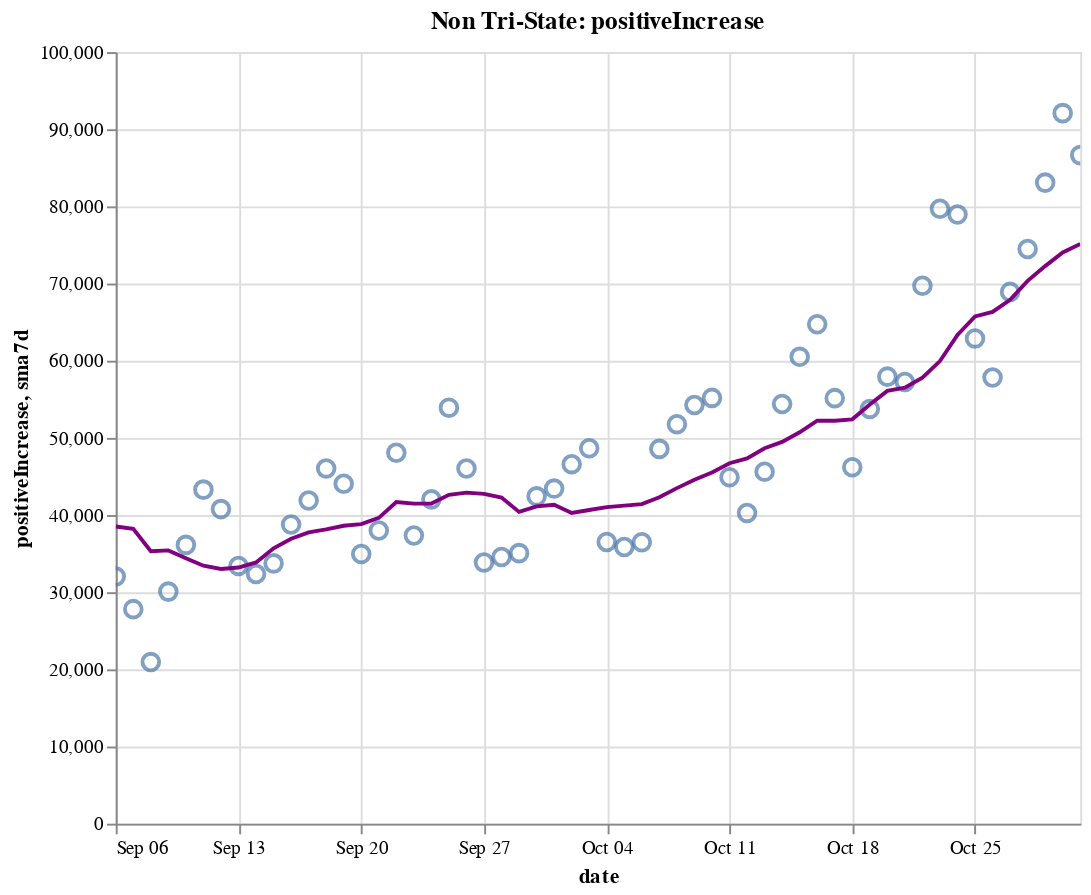

The code cell stored with this chart in its notebook:
### Code cell
create_plot(non_tristate, 'positiveIncrease')

### Figure 1 — Vega-Lite specification as saved in the notebook (floating-point values rounded to 4 significant figures)
{"config": {"view": {"continuousWidth": 400, "continuousHeight": 300}}, "layer": [{"layer": [{"mark": {"type": "point", "size": 75}, "encoding": {"tooltip": [{"type": "temporal", "field": "date"}, {"type": "quantitative", "field": "positiveIncrease"}, {"type": "quantitative", "field": "sma7d"}], "x": {"type": "temporal", "field": "date"}, "y": {"type": "quantitative", "field": "positiveIncrease"}}, "selection": {"selector014": {"type": "interval", "bind": "scales", "encodings": ["x", "y"]}}}, {"mark": {"type": "line", "color": "purple"}, "encoding": {"x": {"type": "temporal", "field": "date"}, "y": {"type": "quantitative", "field": "sma7d"}}}]}, {"mark": {"type": "rule", "color": "#aaa"}, "encoding": {"x": {"type": "temporal", "field": "date"}}, "transform": [{"filter": {"selection": "selector013"}}]}, {"mark": "circle", "encoding": {"opacity": {"condition": {"value": 1, "selection": "selector013"}, "value": 0}, "tooltip": [{"type": "temporal", "field": "date"}, {"type": "quantitative", "field": "positiveIncrease"}, {"type": "quantitative", "field": "sma7d"}], "x": {"type": "temporal", "field": "date"}, "y": {"type": "quantitative", "field": "positiveIncrease"}}, "selection": {"selector013": {"type": "single", "encodings": ["x"], "on": "mouseover", "nearest": true, "empty": "none"}}}, {"mark": {"type": "text", "align": "left", "dx": 5, "dy": -5, "stroke": "white", "strokeWidth": 2}, "encoding": {"text": {"type": "quantitative", "field": "positiveIncrease"}, "tooltip": [{"type": "temporal", "field": "date"}, {"type": "quantitative", "field": "positiveIncrease"}, {"type": "quantitative", "field": "sma7d"}], "x": {"type": "temporal", "field": "date"}, "y": {"type": "quantitative", "field": "positiveIncrease"}}, "transform": [{"filter": {"selection": "selector013"}}]}, {"mark": {"type": "text", "align": "left", "dx": 5, "dy": -5}, "encoding": {"text": {"type": "quantitative", "field": "positiveIncrease"}, "tooltip": [{"type": "temporal", "field": "date"}, {"type": "quantitative", "field": "positiveIncrease"}, {"type": "quantitative", "field": "sma7d"}], "x": {"type": "temporal", "field": "date"}, "y": {"type": "quantitative", "field": "positiveIncrease"}}, "transform": [{"filter": {"selection": "selector013"}}]}], "data": {"name": "data-c57ff7a2385143f9d387bced1a1e4c92"}, "height": 400, "title": "Non Tri-State: positiveIncrease", "width": 500, "$schema": "https://vega.github.io/schema/vega-lite/v4.8.1.json", "datasets": {"data-c57ff7a2385143f9d387bced1a1e4c92": [{"date": "2020-09-06T00:00:00", "totalTestResultsIncrease": 708500.0, "positiveIncrease": 32030.0, "death": 135300.0, "deathIncrease": 436.0, "positiveRate": 0.045, "state": "Non Tri-State", "sma7d": 38520.0}, {"date": "2020-09-07T00:00:00", "totalTestResultsIncrease": 551800.0, "positiveIncrease": 27800.0, "death": 135500.0, "deathIncrease": 221.0, "positiveRate": 0.05, "state": "Non Tri-State", "sma7d": 38200.0}, {"date": "2020-09-08T00:00:00", "totalTestResultsIncrease": 459600.0, "positiveIncrease": 20950.0, "death": 135900.0, "deathIncrease": 341.0, "positiveRate": 0.046, "state": "Non Tri-State", "sma7d": 35320.0}, {"date": "2020-09-09T00:00:00", "totalTestResultsIncrease": 614000.0, "positiveIncrease": 30080.0, "death": 136900.0, "deathIncrease": 1073.0, "positiveRate": 0.049, "state": "Non Tri-State", "sma7d": 35410.0}, {"date": "2020-09-10T00:00:00", "totalTestResultsIncrease": 662800.0, "positiveIncrease": 36130.0, "death": 138100.0, "deathIncrease": 1154.0, "positiveRate": 0.055, "state": "Non Tri-State", "sma7d": 34400.0}, {"date": "2020-09-11T00:00:00", "totalTestResultsIncrease": 781600.0, "positiveIncrease": 43290.0, "death": 139100.0, "deathIncrease": 1002.0, "positiveRate": 0.055, "state": "Non Tri-State", "sma7d": 33430.0}, {"date": "2020-09-12T00:00:00", "totalTestResultsIncrease": 890900.0, "positiveIncrease": 40770.0, "death": 139900.0, "deathIncrease": 804.0, "positiveRate": 0.046, "state": "Non Tri-State", "sma7d": 33010.0}, {"date": "2020-09-13T00:00:00", "totalTestResultsIncrease": 672600.0, "positiveIncrease": 33400.0, "death": 140300.0, "deathIncrease": 379.0, "positiveRate": 0.05, "state": "Non Tri-State", "sma7d": 33200.0}, {"date": "2020-09-14T00:00:00", "totalTestResultsIncrease": 367400.0, "positiveIncrease": 32360.0, "death": 140700.0, "deathIncrease": 391.0, "positiveRate": 0.088, "state": "Non Tri-State", "sma7d": 33850.0}, {"date": "2020-09-15T00:00:00", "totalTestResultsIncrease": 706000.0, "positiveIncrease": 33730.0, "death": 141700.0, "deathIncrease": 1011.0, "positiveRate": 0.048, "state": "Non Tri-State", "sma7d": 35680.0}, {"date": "2020-09-16T00:00:00", "totalTestResultsIncrease": 725200.0, "positiveIncrease": 38780.0, "death": 142900.0, "deathIncrease": 1184.0, "positiveRate": 0.053, "state": "Non Tri-State", "sma7d": 36920.0}, {"date": "2020-09-17T00:00:00", "totalTestResultsIncrease": 828100.0, "positiveIncrease": 41890.0, "death": 143700.0, "deathIncrease": 856.0, "positiveRate": 0.051, "state": "Non Tri-State", "sma7d": 37750.0}, {"date": "2020-09-18T00:00:00", "totalTestResultsIncrease": 963800.0, "positiveIncrease": 46040.0, "death": 144600.0, "deathIncrease": 883.0, "positiveRate": 0.048, "state": "Non Tri-State", "sma7d": 38140.0}, {"date": "2020-09-19T00:00:00", "totalTestResultsIncrease": 1066000.0, "positiveIncrease": 44050.0, "death": 145300.0, "deathIncrease": 735.0, "positiveRate": 0.041, "state": "Non Tri-State", "sma7d": 38610.0}, {"date": "2020-09-20T00:00:00", "totalTestResultsIncrease": 818200.0, "positiveIncrease": 34960.0, "death": 145600.0, "deathIncrease": 322.0, "positiveRate": 0.043, "state": "Non Tri-State", "sma7d": 38830.0}, {"date": "2020-09-21T00:00:00", "totalTestResultsIncrease": 671100.0, "positiveIncrease": 38000.0, "death": 145900.0, "deathIncrease": 281.0, "positiveRate": 0.057, "state": "Non Tri-State", "sma7d": 39640.0}, {"date": "2020-09-22T00:00:00", "totalTestResultsIncrease": 710300.0, "positiveIncrease": 48070.0, "death": 146800.0, "deathIncrease": 842.0, "positiveRate": 0.068, "state": "Non Tri-State", "sma7d": 41680.0}, {"date": "2020-09-23T00:00:00", "totalTestResultsIncrease": 904300.0, "positiveIncrease": 37340.0, "death": 147900.0, "deathIncrease": 1145.0, "positiveRate": 0.041, "state": "Non Tri-State", "sma7d": 41480.0}, {"date": "2020-09-24T00:00:00", "totalTestResultsIncrease": 900400.0, "positiveIncrease": 42030.0, "death": 148800.0, "deathIncrease": 908.0, "positiveRate": 0.047, "state": "Non Tri-State", "sma7d": 41500.0}, {"date": "2020-09-25T00:00:00", "totalTestResultsIncrease": 977400.0, "positiveIncrease": 53920.0, "death": 149700.0, "deathIncrease": 829.0, "positiveRate": 0.055, "state": "Non Tri-State", "sma7d": 42620.0}, {"date": "2020-09-26T00:00:00", "totalTestResultsIncrease": 989600.0, "positiveIncrease": 46040.0, "death": 150500.0, "deathIncrease": 859.0, "positiveRate": 0.047, "state": "Non Tri-State", "sma7d": 42910.0}, {"date": "2020-09-27T00:00:00", "totalTestResultsIncrease": 820500.0, "positiveIncrease": 33860.0, "death": 150800.0, "deathIncrease": 295.0, "positiveRate": 0.041, "state": "Non Tri-State", "sma7d": 42750.0}, {"date": "2020-09-28T00:00:00", "totalTestResultsIncrease": 1007000.0, "positiveIncrease": 34560.0, "death": 151100.0, "deathIncrease": 245.0, "positiveRate": 0.034, "state": "Non Tri-State", "sma7d": 42260.0}, {"date": "2020-09-29T00:00:00", "totalTestResultsIncrease": 815600.0, "positiveIncrease": 35060.0, "death": 151800.0, "deathIncrease": 725.0, "positiveRate": 0.043, "state": "Non Tri-State", "sma7d": 40400.0}, {"date": "2020-09-30T00:00:00", "totalTestResultsIncrease": 747800.0, "positiveIncrease": 42420.0, "death": 152800.0, "deathIncrease": 1040.0, "positiveRate": 0.057, "state": "Non Tri-State", "sma7d": 41130.0}, {"date": "2020-10-01T00:00:00", "totalTestResultsIncrease": 878100.0, "positiveIncrease": 43430.0, "death": 153600.0, "deathIncrease": 832.0, "positiveRate": 0.049, "state": "Non Tri-State", "sma7d": 41330.0}, {"date": "2020-10-02T00:00:00", "totalTestResultsIncrease": 992000.0, "positiveIncrease": 46590.0, "death": 154500.0, "deathIncrease": 822.0, "positiveRate": 0.047, "state": "Non Tri-State", "sma7d": 40280.0}, {"date": "2020-10-03T00:00:00", "totalTestResultsIncrease": 965100.0, "positiveIncrease": 48660.0, "death": 155200.0, "deathIncrease": 729.0, "positiveRate": 0.05, "state": "Non Tri-State", "sma7d": 40650.0}, {"date": "2020-10-04T00:00:00", "totalTestResultsIncrease": 857700.0, "positiveIncrease": 36510.0, "death": 155500.0, "deathIncrease": 348.0, "positiveRate": 0.043, "state": "Non Tri-State", "sma7d": 41030.0}, {"date": "2020-10-05T00:00:00", "totalTestResultsIncrease": 840100.0, "positiveIncrease": 35860.0, "death": 155900.0, "deathIncrease": 312.0, "positiveRate": 0.043, "state": "Non Tri-State", "sma7d": 41220.0}, {"date": "2020-10-06T00:00:00", "totalTestResultsIncrease": 792500.0, "positiveIncrease": 36470.0, "death": 156500.0, "deathIncrease": 612.0, "positiveRate": 0.046, "state": "Non Tri-State", "sma7d": 41420.0}, {"date": "2020-10-07T00:00:00", "totalTestResultsIncrease": 834500.0, "positiveIncrease": 48570.0, "death": 157400.0, "deathIncrease": 901.0, "positiveRate": 0.058, "state": "Non Tri-State", "sma7d": 42300.0}, {"date": "2020-10-08T00:00:00", "totalTestResultsIncrease": 915800.0, "positiveIncrease": 51770.0, "death": 158300.0, "deathIncrease": 963.0, "positiveRate": 0.057, "state": "Non Tri-State", "sma7d": 43490.0}, {"date": "2020-10-09T00:00:00", "totalTestResultsIncrease": 1008000.0, "positiveIncrease": 54260.0, "death": 159200.0, "deathIncrease": 880.0, "positiveRate": 0.054, "state": "Non Tri-State", "sma7d": 44590.0}, {"date": "2020-10-10T00:00:00", "totalTestResultsIncrease": 1078000.0, "positiveIncrease": 55180.0, "death": 159900.0, "deathIncrease": 650.0, "positiveRate": 0.051, "state": "Non Tri-State", "sma7d": 45520.0}, {"date": "2020-10-11T00:00:00", "totalTestResultsIncrease": 964300.0, "positiveIncrease": 44900.0, "death": 160300.0, "deathIncrease": 458.0, "positiveRate": 0.047, "state": "Non Tri-State", "sma7d": 46720.0}, {"date": "2020-10-12T00:00:00", "totalTestResultsIncrease": 815300.0, "positiveIncrease": 40270.0, "death": 160600.0, "deathIncrease": 271.0, "positiveRate": 0.049, "state": "Non Tri-State", "sma7d": 47350.0}, {"date": "2020-10-13T00:00:00", "totalTestResultsIncrease": 927500.0, "positiveIncrease": 45620.0, "death": 161300.0, "deathIncrease": 671.0, "positiveRate": 0.049, "state": "Non Tri-State", "sma7d": 48650.0}, {"date": "2020-10-14T00:00:00", "totalTestResultsIncrease": 857500.0, "positiveIncrease": 54390.0, "death": 162100.0, "deathIncrease": 791.0, "positiveRate": 0.063, "state": "Non Tri-State", "sma7d": 49480.0}, {"date": "2020-10-15T00:00:00", "totalTestResultsIncrease": 920000.0, "positiveIncrease": 60500.0, "death": 163000.0, "deathIncrease": 929.0, "positiveRate": 0.066, "state": "Non Tri-State", "sma7d": 50730.0}, {"date": "2020-10-16T00:00:00", "totalTestResultsIncrease": 1030000.0, "positiveIncrease": 64720.0, "death": 163800.0, "deathIncrease": 860.0, "positiveRate": 0.063, "state": "Non Tri-State", "sma7d": 52230.0}, {"date": "2020-10-17T00:00:00", "totalTestResultsIncrease": 1101000.0, "positiveIncrease": 55150.0, "death": 164600.0, "deathIncrease": 769.0, "positiveRate": 0.05, "state": "Non Tri-State", "sma7d": 52220.0}, {"date": "2020-10-18T00:00:00", "totalTestResultsIncrease": 924200.0, "positiveIncrease": 46190.0, "death": 165000.0, "deathIncrease": 379.0, "positiveRate": 0.05, "state": "Non Tri-State", "sma7d": 52410.0}, {"date": "2020-10-19T00:00:00", "totalTestResultsIncrease": 898300.0, "positiveIncrease": 53750.0, "death": 165400.0, "deathIncrease": 426.0, "positiveRate": 0.06, "state": "Non Tri-State", "sma7d": 54330.0}, {"date": "2020-10-20T00:00:00", "totalTestResultsIncrease": 826100.0, "positiveIncrease": 57940.0, "death": 166200.0, "deathIncrease": 801.0, "positiveRate": 0.07, "state": "Non Tri-State", "sma7d": 56090.0}, {"date": "2020-10-21T00:00:00", "totalTestResultsIncrease": 770100.0, "positiveIncrease": 57240.0, "death": 167200.0, "deathIncrease": 991.0, "positiveRate": 0.074, "state": "Non Tri-State", "sma7d": 56500.0}, {"date": "2020-10-22T00:00:00", "totalTestResultsIncrease": 1028000.0, "positiveIncrease": 69720.0, "death": 168300.0, "deathIncrease": 1108.0, "positiveRate": 0.068, "state": "Non Tri-State", "sma7d": 57810.0}, {"date": "2020-10-23T00:00:00", "totalTestResultsIncrease": 1174000.0, "positiveIncrease": 79700.0, "death": 169200.0, "deathIncrease": 888.0, "positiveRate": 0.068, "state": "Non Tri-State", "sma7d": 59950.0}, {"date": "2020-10-24T00:00:00", "totalTestResultsIncrease": 1163000.0, "positiveIncrease": 78960.0, "death": 170100.0, "deathIncrease": 869.0, "positiveRate": 0.068, "state": "Non Tri-State", "sma7d": 63350.0}, {"date": "2020-10-25T00:00:00", "totalTestResultsIncrease": 1025000.0, "positiveIncrease": 62890.0, "death": 170400.0, "deathIncrease": 361.0, "positiveRate": 0.061, "state": "Non Tri-State", "sma7d": 65740.0}, {"date": "2020-10-26T00:00:00", "totalTestResultsIncrease": 957800.0, "positiveIncrease": 57820.0, "death": 170800.0, "deathIncrease": 358.0, "positiveRate": 0.06, "state": "Non Tri-State", "sma7d": 66320.0}, {"date": "2020-10-27T00:00:00", "totalTestResultsIncrease": 926500.0, "positiveIncrease": 68920.0, "death": 171700.0, "deathIncrease": 895.0, "positiveRate": 0.074, "state": "Non Tri-State", "sma7d": 67890.0}, {"date": "2020-10-28T00:00:00", "totalTestResultsIncrease": 902800.0, "positiveIncrease": 74470.0, "death": 172700.0, "deathIncrease": 983.0, "positiveRate": 0.082, "state": "Non Tri-State", "sma7d": 70350.0}, {"date": "2020-10-29T00:00:00", "totalTestResultsIncrease": 1085000.0, "positiveIncrease": 83080.0, "death": 173700.0, "deathIncrease": 1017.0, "positiveRate": 0.077, "state": "Non Tri-State", "sma7d": 72260.0}, {"date": "2020-10-30T00:00:00", "totalTestResultsIncrease": 1183000.0, "positiveIncrease": 92090.0, "death": 174600.0, "deathIncrease": 907.0, "positiveRate": 0.078, "state": "Non Tri-State", "sma7d": 74030.0}, {"date": "2020-10-31T00:00:00", "totalTestResultsIncrease": 1138000.0, "positiveIncrease": 86650.0, "death": 175500.0, "deathIncrease": 946.0, "positiveRate": 0.076, "state": "Non Tri-State", "sma7d": 75130.0}]}}
